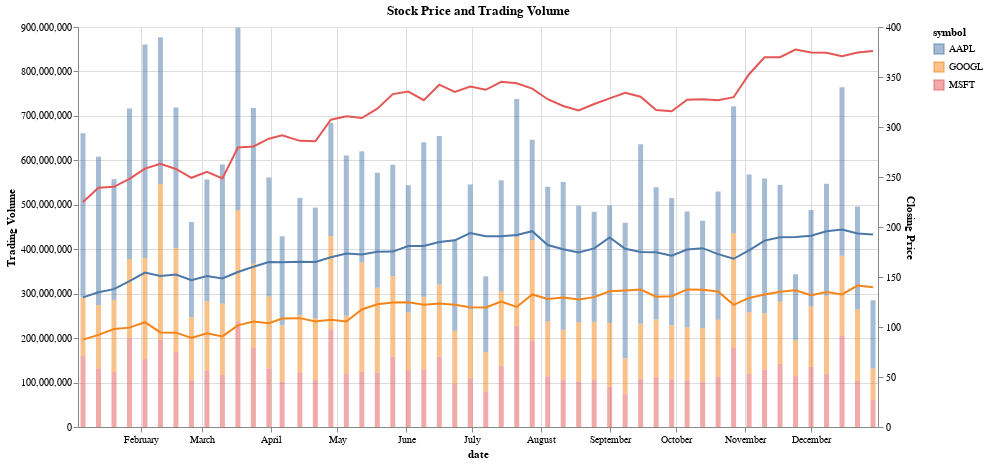

Here is the notebook cell this chart was saved with:
### Markdown cell above
Volume Analysis

### Code cell
# Combine data from all stocks into a single DataFrame
combined_df = pd.concat([
    df.reset_index().rename(columns={'index': 'date'}).assign(symbol=symbol)
    for symbol, df in stock_data.items()
])

# Ensure the date column is properly formatted
combined_df['date'] = pd.to_datetime(combined_df['date'])

base = alt.Chart(combined_df).encode(x='date:T')

volume_chart = base.mark_bar(opacity=0.5).encode(
    y=alt.Y('volume:Q', title='Trading Volume'),
    color='symbol:N'
)

price_chart = base.mark_line().encode(
    y=alt.Y('close:Q', title='Closing Price'),
    color='symbol:N'
)

chart = alt.layer(volume_chart, price_chart).resolve_scale(
    y='independent'
).properties(
    width=800,
    height=400,
    title='Stock Price and Trading Volume'
).interactive()

chart

### Figure 1 — Vega-Lite specification as saved in the notebook (floating-point values rounded to 4 significant figures; data arrays with more than 128 entries replaced by an {"elided": "..."} marker saying what was removed)
{"config": {"view": {"continuousWidth": 400, "continuousHeight": 300}}, "layer": [{"mark": {"type": "bar", "opacity": 0.5}, "encoding": {"color": {"field": "symbol", "type": "nominal"}, "x": {"field": "date", "type": "temporal"}, "y": {"field": "volume", "title": "Trading Volume", "type": "quantitative"}}, "selection": {"selector004": {"type": "interval", "bind": "scales", "encodings": ["x", "y"]}}}, {"mark": "line", "encoding": {"color": {"field": "symbol", "type": "nominal"}, "x": {"field": "date", "type": "temporal"}, "y": {"field": "close", "title": "Closing Price", "type": "quantitative"}}}], "data": {"name": "data-90627dfe3159a220db68a7ba81f14cee"}, "height": 400, "resolve": {"scale": {"y": "independent"}}, "title": "Stock Price and Trading Volume", "width": 800, "$schema": "https://vega.github.io/schema/vega-lite/v4.17.0.json", "datasets": {"data-90627dfe3159a220db68a7ba81f14cee": {"elided": "156 records"}}}
